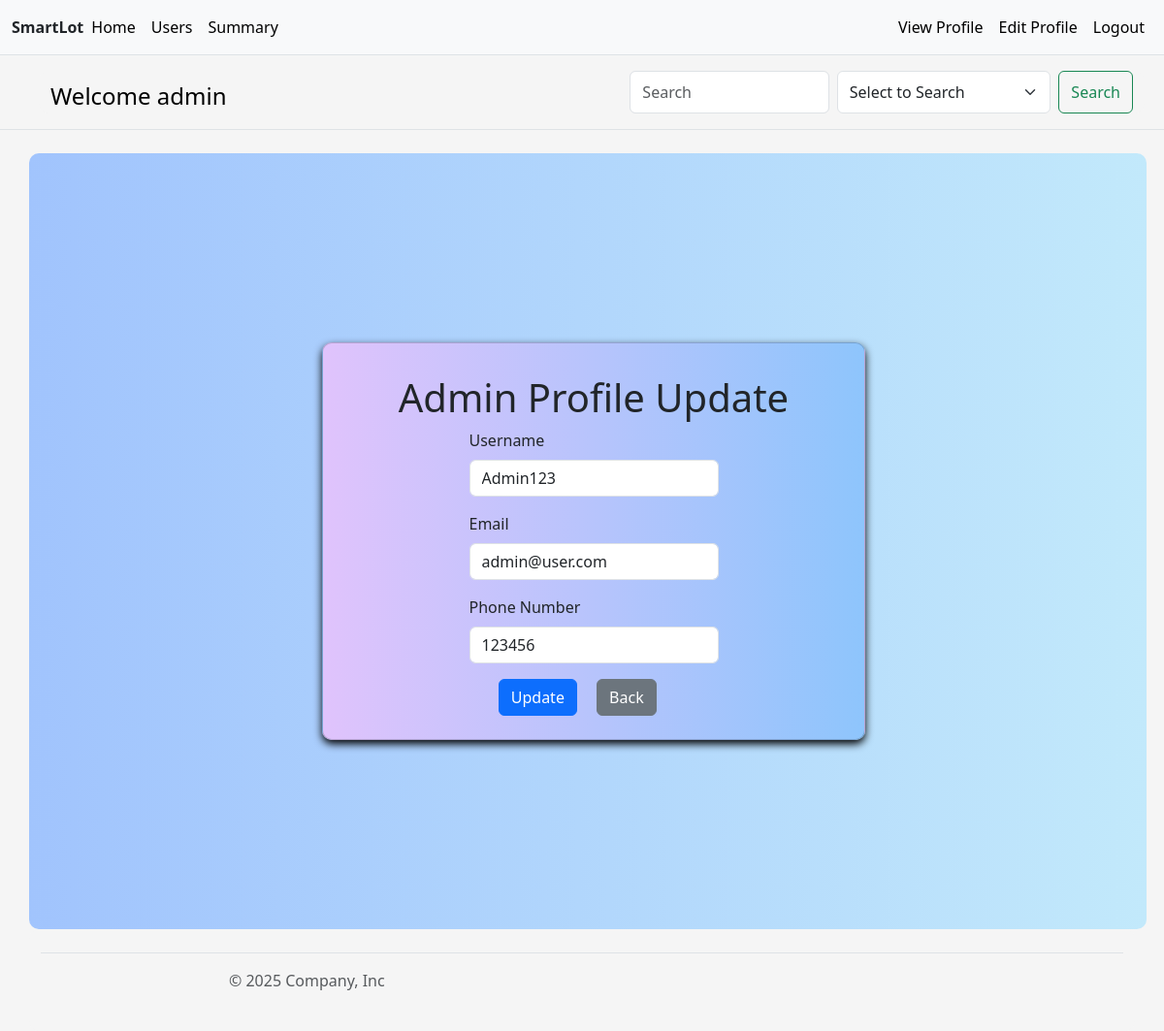
Before: /admin_view_profile (signed in) with the older database file.
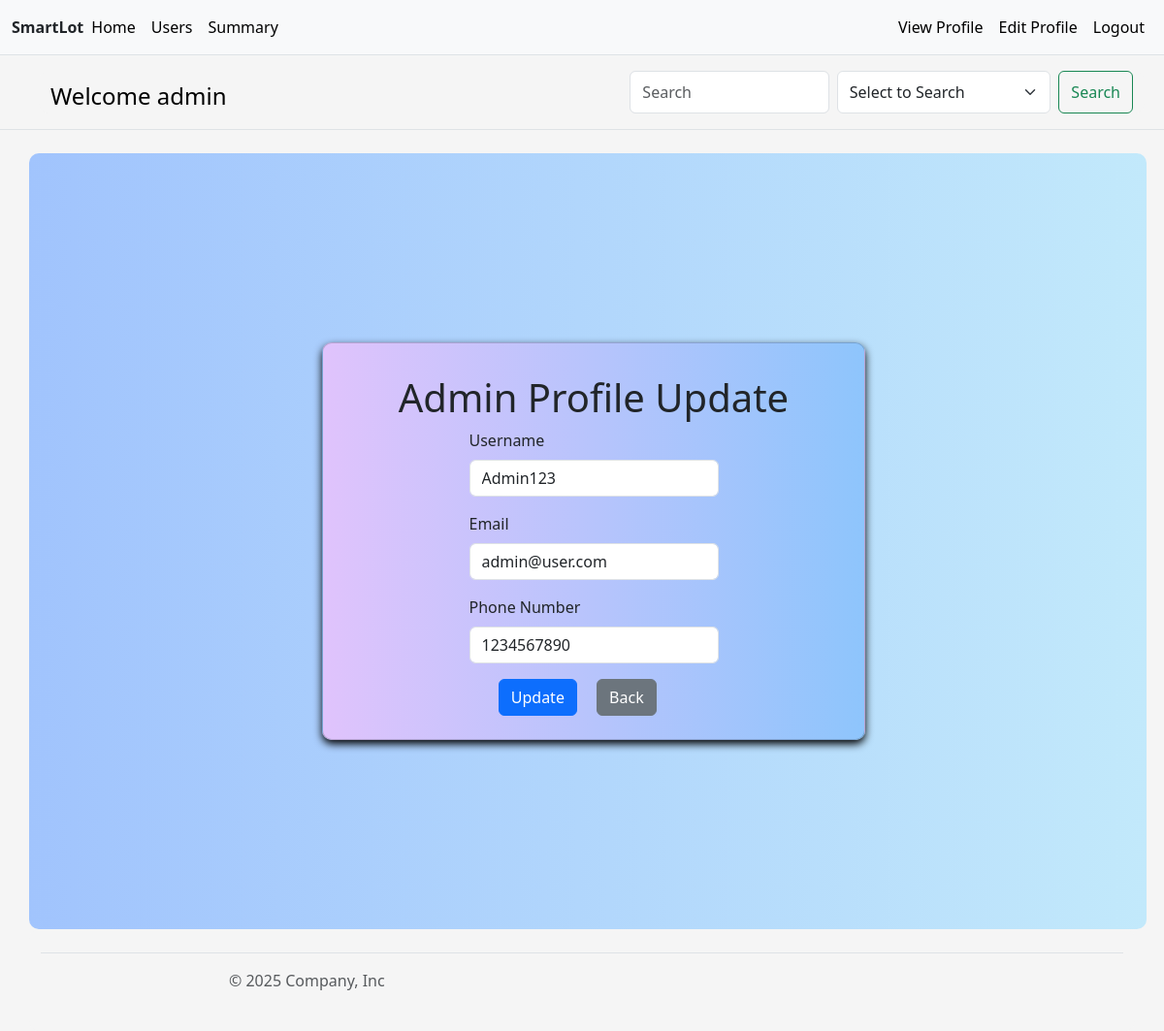
After: the same page with the newer database file.
### application/models.py (models this page shows, shortened)
class User(db.Model):
    __tablename__ = 'user'
    user_id = db.Column(db.Integer, primary_key=True, autoincrement=True)
    username = db.Column(db.String(), nullable=False, unique=True)
    email = db.Column(db.String(), nullable=False, unique=True)
    hpassword = db.Column(db.String(), nullable=False)
    address = db.Column(db.String(), nullable=False)
    pincode = db.Column(db.Integer, nullable=False)
    phone_number = db.Column(db.Integer, nullable=False, unique=True)
    type = db.Column(db.String(), nullable=False, default='user')
    reservations = db.relationship('Reservation', backref='user', lazy=True, foreign_keys='Reservation.user_id')
    @property
    def password(self):
        raise AttributeError('password is not a readable attribute')

### application/controllers.py (the view)
    @app.route("/admin_view_profile", methods=['GET', 'POST'])
    @admin_login_required
    def admin_view_profile():
        user = User.query.get(session.get('user_id'))
        if request.method == 'POST':
            if request.form.get("action") == "update":
                return redirect(url_for('admin_profile_update'))
            elif request.form.get("action") == "cancel":
                return redirect(url_for('admin'))
        return render_template("admin_view_profile.html", user=user)

### application/controllers.py (called while the page is built)
def admin_login_required(f):
    @wraps(f)
    def inner_function(*args, **kwargs):
        if 'user_id' not in session:
            flash('You need to login first', 'danger')
            return redirect(url_for('login'))
        user = User.query.get(session['user_id'])
        if not user.type=="admin":
            flash('You are not authorized to view this page.')
            return redirect(url_for('index'))
        return f(*args, **kwargs)
    return inner_function

### templates/admin_view_profile.html (shortened to what this page needs)
{% extends 'layout.html' %}
{% block content %}
<div class="container d-flex justify-content-center align-items-center" style="min-height: 100vh;width: 100%;width: 100vw;display: flex;justify-content: center;align-items: center;">
  <div class="card p-4" style="width: 100%; max-width: 560px;border-radius: 10px;">
    <h1 class="my-2">Admin Profile Update</h1>
    <form method="post" class="custom">
      <div class="mb-3">
        <label for="username" class="form-label">Username</label>
        <input id="username" class="form-control" type="text" value="{{user.username}}" readonly>
      </div>
      <div class="mb-3">
        <label for="email" class="form-label">Email</label>
        <input id="email" class="form-control" type="text" value="{{user.email}}" readonly>
      </div>
      <div class="mb-3">
        <label for="p_no" class="form-label">Phone Number</label>
        <input id="p_no" class="form-control" type="text" value="{{user.phone_number}}" readonly>
      </div>
      <div class="col-md-5">
        <a href="/admin_profile_update"><button type="submit" name="action" value="update" class="btn btn-primary mx-2">Update</button></a>
        <a href="/admin"><button type="submit" name="action" value="cancel" class="btn btn-secondary mx-2">Back</button>
      </div>
    </form>
  </div>
</div>
{% endblock %}

### templates/header.html (shortened to what this page needs)
<nav class="py-2 bg-body-tertiary border-bottom">
    <div class="container-fluid d-flex flex-wrap">
        <a class="navbar-brand mt-2" href="/"><strong class="mt-5">SmartLot</strong></a>
        <ul class="nav me-auto">
            {%if user%}
                {%if user.type=='admin'%}
                    <li class="nav-item">
                        <a href="/admin" class="nav-link link-body-emphasis px-2 active" aria-current="page">
                            Home
                        </a>
                    </li>
                    <li class="nav-item">
                        <a href="/admin_users" class="nav-link link-body-emphasis px-2">
                            Users
                        </a>
                    </li>
                    <li class="nav-item">
                        <a href="/admin_summary" class="nav-link link-body-emphasis px-2">
                            Summary
                        </a>
                    </li>
        </ul>
        <ul class="nav">
            <li class="nav-item">
                <a href="/admin_view_profile" class="nav-link link-body-emphasis px-2">
                    View Profile
                </a>
                <li class="nav-item">
                <a href="/admin_profile_update" class="nav-link link-body-emphasis px-2">
                    Edit Profile
                </a>
            </li>
            <li class="nav-item">
                <a href="/logout" class="nav-link link-body-emphasis px-2">
                    Logout
                </a>
            </li>
        </ul>
        {%endif%}
    {%endif%}
    </div>
</nav>
{%if user%}
<header class="py-3 mb-4 border-bottom">
    <div class="container d-flex flex-wrap justify-content-center" style="margin-left: 40px;background: #F5F5F5 !important;">
        {%if user.type == 'admin'%}
        <a href="/admin" class="d-flex align-items-center mb-3 mb-lg-0 me-lg-auto link-body-emphasis text-decoration-none">
                <span class="fs-4 mt-2">Welcome {{user.type}}</span>
        </a>
        <ion-icon size="large" style="margin-top:5px;padding-right:5px" name="search-circle-outline"></ion-icon>
        <form class="d-flex" action="/admin_search_results">
            <input class="form-control me-2" type="search" placeholder="Search" aria-label="Search" name="search"/>
            <select class="form-select me-2" aria-label="Default select example" name="key">
                <option selected>Select to Search</option>
            </select>
            <input class="btn btn-outline-success" type="submit" value="Search">
        </form>
    </div>
    {%endif%}
</header>
{%endif%}

Changed rows visible on the page:
changed User "admin": phone_number "123456" → "1234567890"
